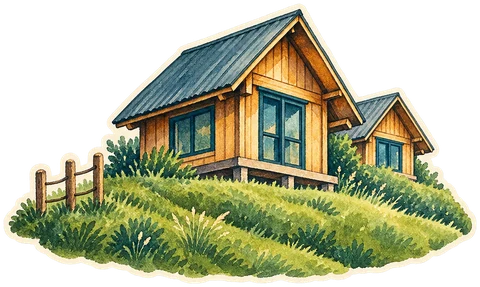
#> input picture taxua-2026/figures/decor/painted/map_ameii_hill.webp, 480 x 287 px, given in place of packing_sheet.png, which was not available
$ python prepare_ui_artwork.py
#> lines starting #> are read from the running program, lines starting #| are printed output that depends on the picture; pictures that were not available may be replaced by others from this repository, and a replacement may not be noted
"""Organize supplied UI masters and prepare measured, downscaled WebP cutouts.

Run with Python + Pillow + NumPy. Originals are moved byte-for-byte, never
overwritten. Terrain recolors follow prepare_illustrated_scenery.py.
"""
from pathlib import Path
import hashlib
import json

import numpy as np
from PIL import Image

ROOT = Path(__file__).resolve().parents[1]
RAW = ROOT / 'figures/raw'
ORIGINALS = RAW / 'ui_artwork'
SOURCES = {
  'packing_sheet': 'Watercolor Outdoor Adventure Sticker Sheet.png',
  'trail_sign': 'Rustic Blank Watercolor Arrow Sign.png',
  'quiet_terrain_wide': 'Layered Teal Watercolor Mountain Ridge.png',
  'quiet_terrain_portrait': 'Watercolor Mountain Valley Cutout.png',
}
# Measured transparent gutters in this specific upload.
CROPS = {
  'ui_coat': (0, 0, 530, 537),
  'ui_boots': (530, 0, 1024, 537),
  'ui_poncho': (0, 537, 530, 1040),
  'ui_power_bank': (530, 537, 1024, 1040),
  'ui_medicine': (0, 1040, 530, 1536),
  'ui_cash': (530, 1040, 1024, 1536),
}


def main():
  ORIGINALS.mkdir(parents=True, exist_ok=True)
  manifest = {'processing': 'Measured crops, alpha trim with 8px margin for objects; '
              'terrain retains full canvas. Downscale only. Night/bluehour are '
              'derived palette variants, not additional supplied paintings.',
              'sources': {}, 'assets': {}}

  def write(image, name, folder, source, crop=None, palette=None):
    original_size = image.size
    trim = None
    if folder == 'decor':
      trim = image.getchannel('A').point(lambda a: a if a >= 3 else 0).getbbox()
      if not trim:
        raise ValueError(f'Empty cutout: {name}')
      trim = (max(0, trim[0]-8), max(0, trim[1]-8),
              min(image.width, trim[2]+8), min(image.height, trim[3]+8))
      image = image.crop(trim)
    image.thumbnail((480, 480) if folder == 'decor' else (1920, 1536), Image.Resampling.LANCZOS)
    path = ROOT / f'figures/{folder}/painted/{name}.webp'
    path.parent.mkdir(parents=True, exist_ok=True)
    image.save(path, 'WEBP', quality=88, method=6)
    manifest['assets'][name] = {'source': source, 'crop': crop, 'trim': trim,
                              'inputSize': list(original_size), 'size': list(image.size),
                              'palette': palette, 'src': str(path.relative_to(ROOT)),
                              'bytes': path.stat().st_size}

  for name, filename in SOURCES.items():
    upload = RAW / filename
    destination = ORIGINALS / (name + '.png')
    if upload.exists() or upload.is_symlink():
      if upload.is_symlink() or destination.exists() or destination.is_symlink():
        raise FileExistsError(f'Refusing to replace a master: {destination}')
      upload.rename(destination)
    if destination.is_symlink():
      raise ValueError(f'Expected a regular master: {destination}')
    with Image.open(destination) as master:
#> master is the input picture: PIL image 480x287 RGBA; mean R, G, B, A 96.1, 98.5, 68.2, 150.7
      image = master.convert('RGBA')
    manifest['sources'][name] = {
      'uploadFilename': filename, 'path': str(destination.relative_to(ROOT)),
      'sha256': hashlib.sha256(destination.read_bytes()).hexdigest(),
      'size': list(image.size), 'rights': 'User-generated artwork supplied for this project',
    }
    if name == 'packing_sheet':
      for asset, box in CROPS.items():
        write(image.crop(box), asset, 'decor', name, list(box))
#> this loop made 1 pass
#> trim in write on pass 1: (0, 0, 487, 294)
#> pass 1, in write, `image = image.crop(trim)`:
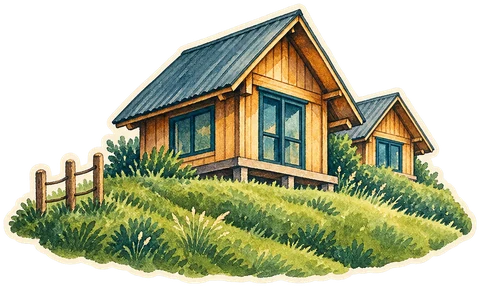
#> image: PIL image 487x294 RGBA; mean R, G, B, A 92.4, 94.8, 65.6, 145; transparent parts drawn white
#> pass 1, in write, `image.save(path, 'WEBP', quality=88, method=6)`:
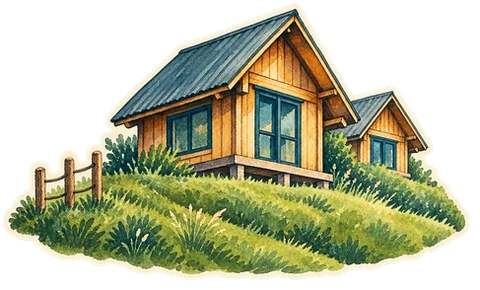
#> saved as ui_coat.webp: PIL image 480x290 RGBA; mean R, G, B, A 82.4, 84.9, 56.1, 145; transparent parts drawn white
    elif name == 'trail_sign':
      write(image, 'ui_trail_sign', 'decor', name)
    else:
      write(image, 'ui_' + name, 'scenery', name)
      for suffix, low, high in [('_night', [12, 29, 43], [77, 102, 116]),
                                ('_bluehour', [27, 49, 68], [128, 151, 167])]:
        pixels = np.array(image)
        light = (pixels[:, :, :3] @ np.array([.2126, .7152, .0722])) / 255
        pixels[:, :, :3] = np.clip(np.array(low) + light[:, :, None] * (np.array(high)-np.array(low)), 0, 255)
        write(Image.fromarray(pixels), 'ui_' + name + suffix, 'scenery', name,
              palette={'low': low, 'high': high})
  (ROOT / 'data/sources/ui-artwork.json').write_text(json.dumps(manifest, indent=2) + '\n')
  print(f"Prepared {len(manifest['assets'])} assets from {len(SOURCES)} preserved masters")


if __name__ == '__main__':
#> (the run stopped early here; a loop or call above may not have finished)

$ run again, on taxua-2026/figures/decor/painted/map_waterfall.webp
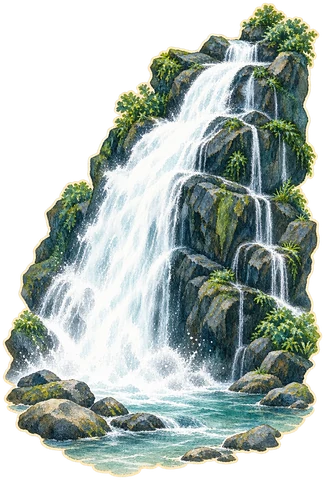
#> input picture taxua-2026/figures/decor/painted/map_waterfall.webp, 325 x 480 px, given in place of packing_sheet.png, which was not available
#> in main, master is the input picture: PIL image 325x480 RGBA; mean R, G, B, A 109, 120.2, 113.5, 175.3
#> the loop in main, `for asset, box in CROPS.items():` made 1 pass
#> trim in write on pass 1: (0, 0, 332, 487)
#> pass 1, in write, `image = image.crop(trim)`:
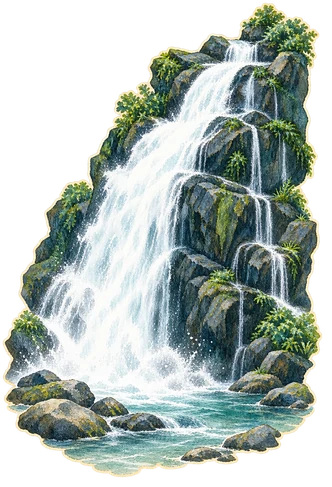
#> image: PIL image 332x487 RGBA; mean R, G, B, A 105.2, 115.9, 109.5, 169.1; transparent parts drawn white
#> pass 1, in write, `image.save(path, 'WEBP', quality=88, method=6)`:
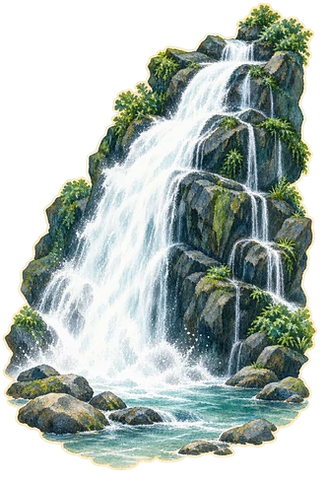
#> saved as ui_coat.webp: PIL image 327x480 RGBA; mean R, G, B, A 96.1, 106.9, 101, 169.1; transparent parts drawn white

$ run again, on taxua-2026/figures/decor/painted/scrollbar_cloud_predawn.webp
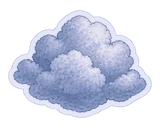
#> input picture taxua-2026/figures/decor/painted/scrollbar_cloud_predawn.webp, 160 x 128 px, given in place of packing_sheet.png, which was not available
#> in main, master is the input picture: PIL image 160x128 RGBA; mean R, G, B, A 104.9, 110, 127.9, 124.5
#> the loop in main, `for asset, box in CROPS.items():` made 1 pass
#> trim in write on pass 1: (0, 2, 160, 126)
#> pass 1, in write, `image = image.crop(trim)`:
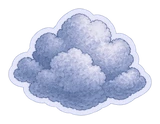
#> image: PIL image 160x124 RGBA; mean R, G, B, A 108.3, 113.6, 132.1, 128.5; transparent parts drawn white
